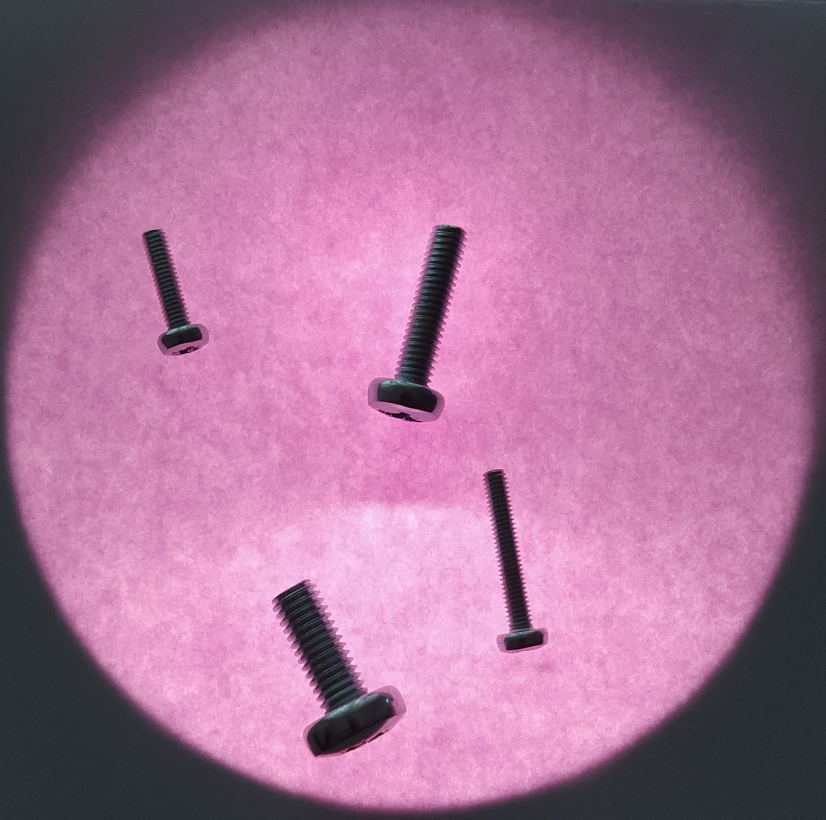
%> input picture Matlab/Machine_Vision/images (1)/test/image_0.jpg, 1652 x 1639 px (shown at 1/2 size)
$ octave clustering_v2.m   (GNU Octave 9; MATLAB toolbox functions it lacks are replaced by stand-ins)
%> lines starting %> are read from the running program, lines starting %| are printed output that depends on the picture; in (x1, y1, x2, y2) boxes, pixels count from 0 and x2, y2 are one past the last pixel; in counts of white or black regions, pixels touching at a corner belong together; the program's own positions count from 1
%% Read and normalize image
img_orig = double(imread('images/image_0.jpg'))./255.0;
img = rgb2gray(img_orig);

resize_factor = 0.5;

img = imresize(img, resize_factor);
%> img: size 820x826 double

subplot(3, 3, 1);
imshow(img);
title('Normalized Image')

% Extract illuminated area
imageSizeX = size(img,2);
%> imageSizeX = 826
imageSizeY = size(img,1);
%> imageSizeY = 820

[columnsInImage, rowsInImage] = meshgrid(1:imageSizeX, 1:imageSizeY);

centerX = imageSizeX/2;
%> centerX = 413
centerY = imageSizeY/2;
%> centerY = 410
radius = (imageSizeX-50)/2;
%> radius = 388

mask_circle = (rowsInImage - centerY).^2 + ...
              (columnsInImage - centerX).^2 <= radius.^2;

indices_mask = mask_circle < 1;

% [11 lines of commented-out code are left out]

img_masked = img;
img_masked(indices_mask) = 1;
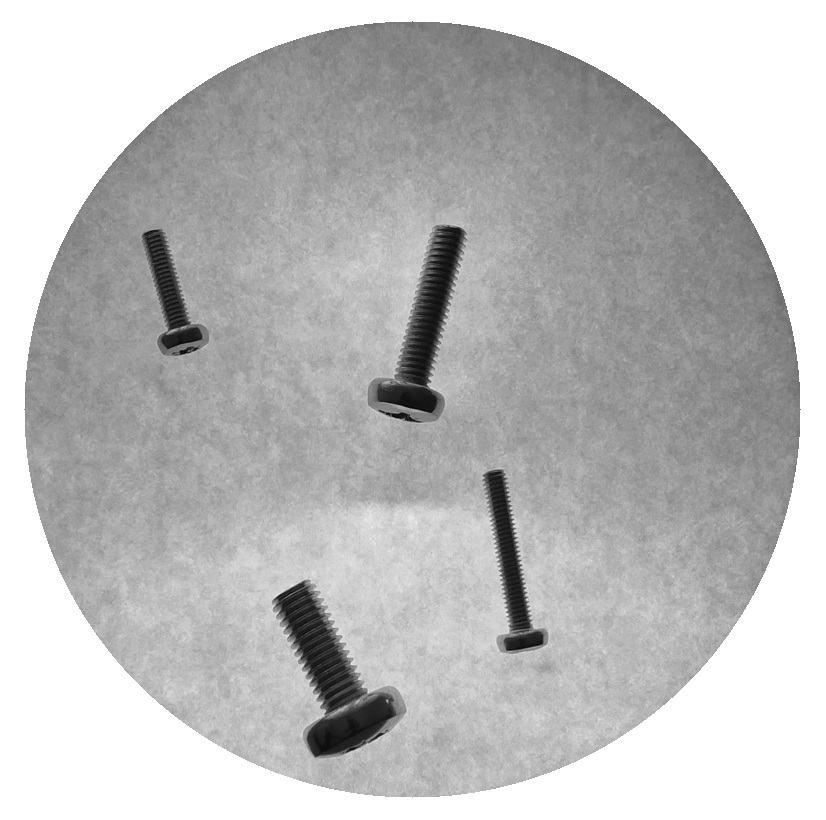
%> img_masked: size 820x826 double; min 0.0194, max 1, mean 0.743

subplot(3, 3, 2);
imshow(img_masked);
title('Illuminated area only')

% Binarize image
img_bin = imbinarize(img_masked,0.3);
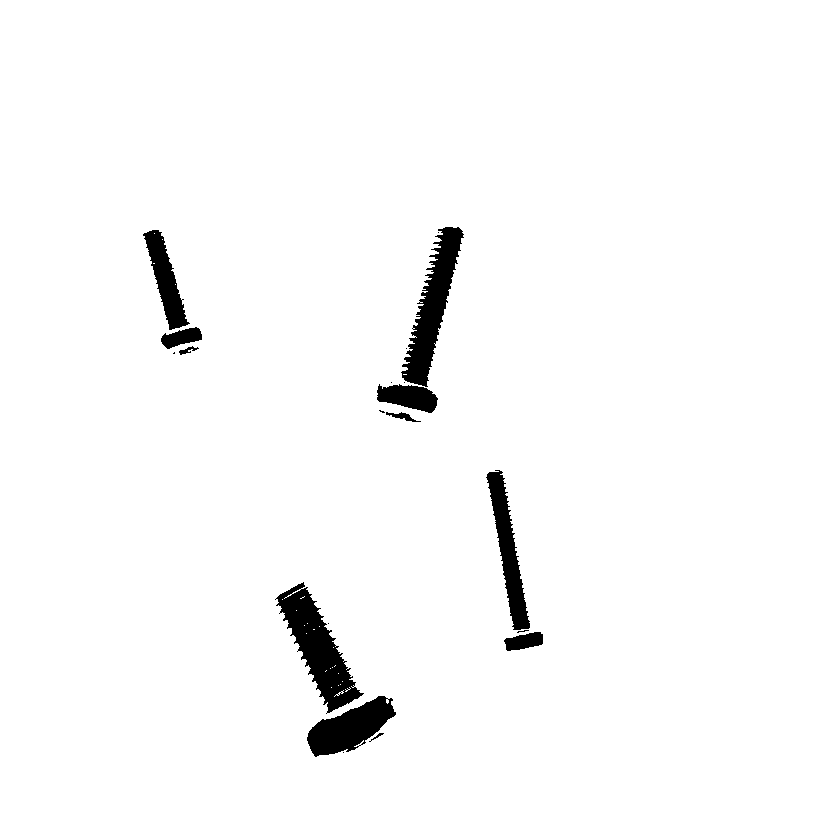
%> img_bin: size 820x826 logical; 97.4% white; 20 black regions (9 under 20 px), largest, box (x1, y1, x2, y2) and area: (275, 582, 364, 714) 4277, (401, 227, 464, 387) 3823, (307, 696, 396, 757) 2852
img_bin = im2uint8(img_bin);

img_bin = ~img_bin;

img_bin = imfill(img_bin, 'holes');
%> img_bin: size 820x826 logical; 2.6% white; 20 white regions (9 under 20 px), largest, box (x1, y1, x2, y2) and area: (275, 582, 364, 714) 4360, (401, 227, 464, 387) 3834, (307, 696, 396, 757) 2880

subplot(3, 3, 3);
imshow(img_bin);
title('Binarized image')

% Morphological closing to fill gaps
se = strel('disk',8);
img_bin = imclose(img_bin,se);
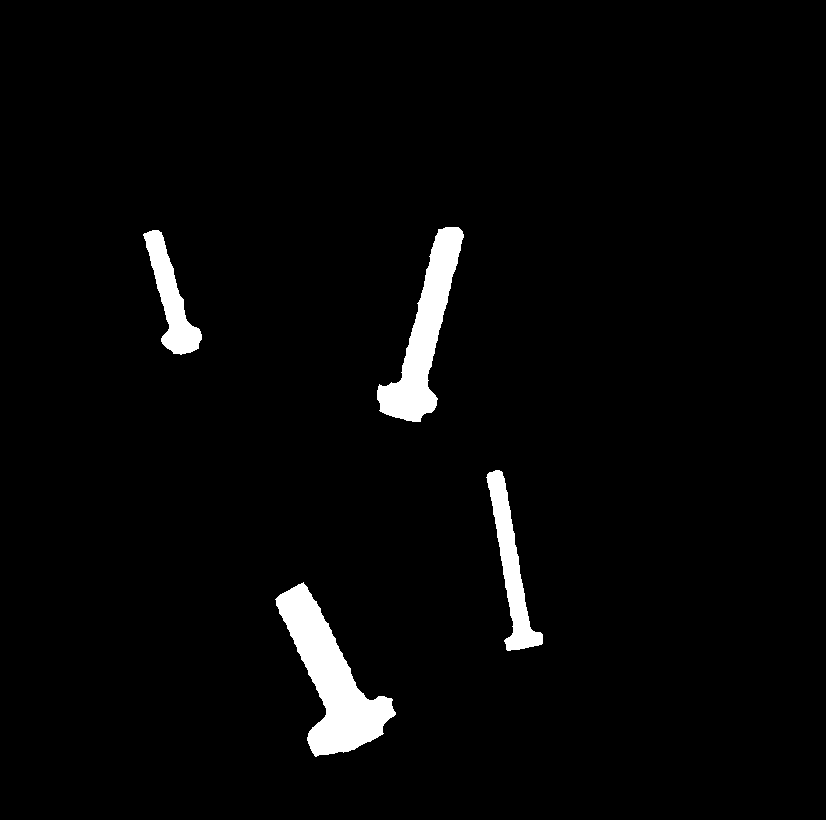
%> img_bin: size 820x826 logical; 3% white; 4 white regions

subplot(3, 3, 4);
imshow(img_bin);
title('Morphologically closed image')

% Remove small areas/noise
stat = regionprops(img_bin, 'Area', 'BoundingBox', 'PixelIdxList');
%> stat = 4 regions; box (x1, y1, x2, y2) and Area: (275, 582, 396, 757) 8194, (377, 227, 464, 422) 6200, (486, 470, 543, 651) 3362, (143, 230, 202, 355) 2830

area_min_rel = 0.001;
area_max = imageSizeX*imageSizeY;
%> area_max = 677320
area_min = area_max*area_min_rel;
%> area_min = 677.3

clusters = struct;

ii = 1;

for i=1:length(stat)

    area = stat(i).Area;

    if area < area_min
        indices = uint32(stat(i).PixelIdxList);
        img_bin(indices) = 0;
        continue;
    end

    bbox = round(stat(i).BoundingBox / resize_factor);

    clusters(ii).BoundingBox = bbox;
    ii = ii + 1;

end
%> this loop made 4 passes
%> (area, bbox) on passes 1 to 4: (2830, [287 461 118 250]), (8194, [551 1165 242 350]), (6200, [755 455 174 390]), (3362, [973 941 114 362])
%> after the loop, clusters = 4 regions; box (x1, y1, x2, y2): (286, 460, 404, 710), (550, 1164, 792, 1514), (754, 454, 928, 844), (972, 940, 1086, 1302)

subplot(3, 3, 5);
imshow(img_bin);
title('Small areas removed')


%%
labeledImage = bwlabel(img_bin, 8);     % Label each blob so we can make measurements of it
%> labeledImage: size 820x826 double; 5 distinct labels, from 0 to 4
imshow(labeledImage, []);

coloredLabels = label2rgb(labeledImage, 'hsv', 'k', 'shuffle'); % pseudo random color labels
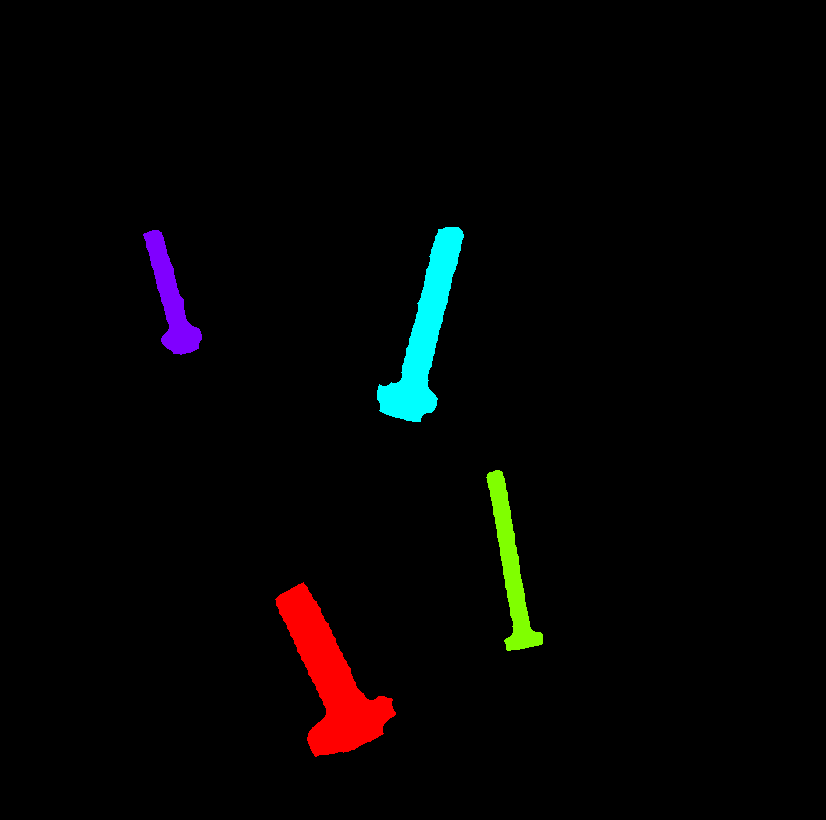
%> coloredLabels: size 820x826x3 uint8; mean R, G, B 4.3, 3.6, 3.4
imshow(coloredLabels);

hold on;

measurements = regionprops(labeledImage, 'BoundingBox');
%> measurements = 4 regions; box (x1, y1, x2, y2): (143, 230, 202, 355), (275, 582, 396, 757), (377, 227, 464, 422), (486, 470, 543, 651)
for k = 1 : length(measurements)
    thisBB = measurements(k).BoundingBox;
    rectangle('Position',[thisBB(1),thisBB(2),thisBB(3),thisBB(4)],'EdgeColor','b','LineWidth',1 );
end
%> this loop made 4 passes
%> thisBB on passes 1 to 4: [143.5 230.5 59 125], [275.5 582.5 121 175], [377.5 227.5 87 195], [486.5 470.5 57 181]
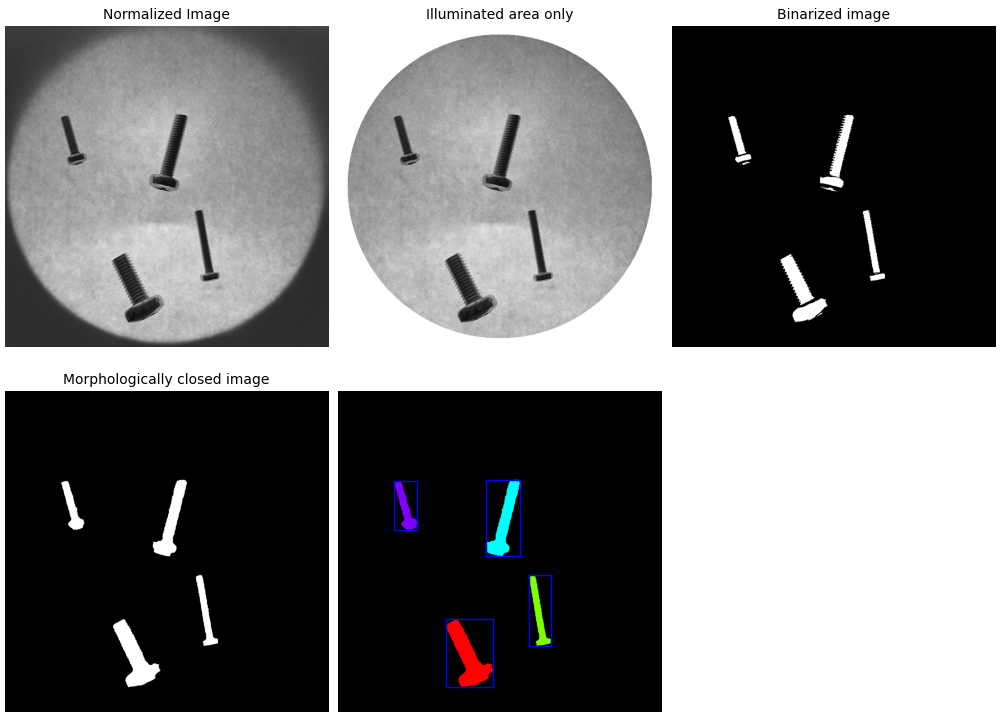
%> figure redrawn from the program's plot data, 5 panels
hold off;
%% Active contours

s = regionprops(img_bin,'basic');
%> s = 4 regions; box (x1, y1, x2, y2), Area and Centroid: (275, 582, 396, 757) 8194 [331.8 680.3], (377, 227, 464, 422) 6200 [425 334.7], (486, 470, 543, 651) 3362 [511.7 567.7], (143, 230, 202, 355) 2830 [171.6 299.5]
centroids = cat(1,s.Centroid);
%> centroids = [171.6 299.5; 331.8 680.3; 425 334.7; 511.7 567.7]

figure;
imshow(img_bin);
hold on;
plot(centroids(:,1),centroids(:,2),'b*');
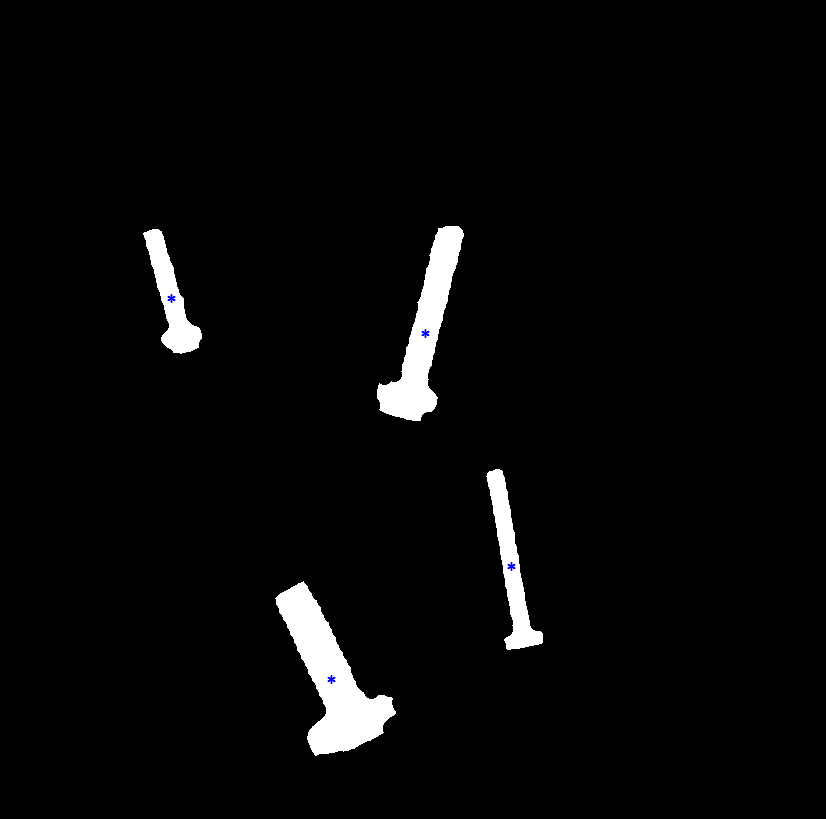
%> figure redrawn from the program's plot data
hold off;
